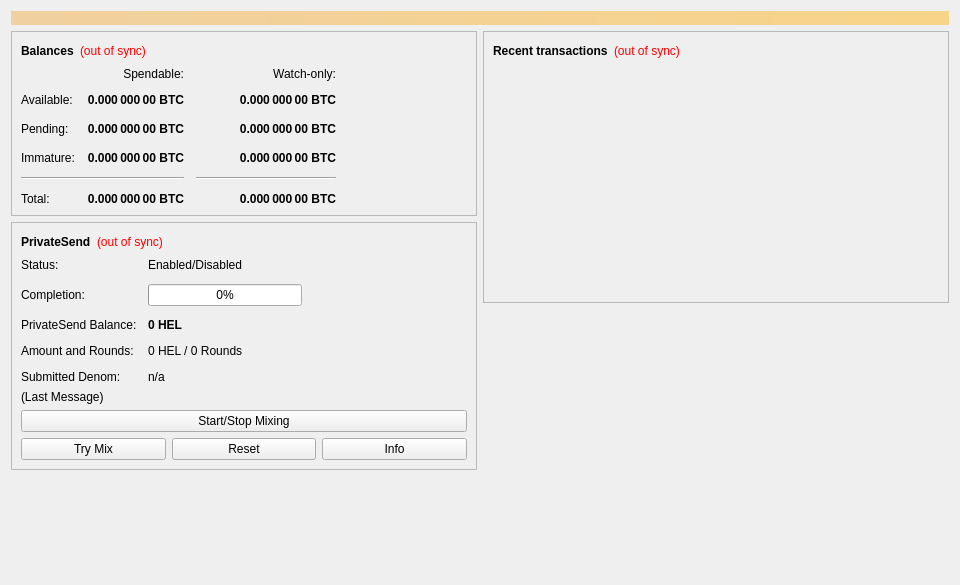
<?xml version="1.0" encoding="UTF-8"?>
<ui version="4.0">
 <class>OverviewPage</class>
 <widget class="QWidget" name="OverviewPage">
  <property name="geometry">
   <rect>
    <x>0</x>
    <y>0</y>
    <width>960</width>
    <height>585</height>
   </rect>
  </property>
  <property name="minimumSize">
   <size>
    <width>960</width>
    <height>0</height>
   </size>
  </property>
  <property name="windowTitle">
   <string>Form</string>
  </property>
  <layout class="QVBoxLayout" name="topLayout">
   <item>
    <widget class="QLabel" name="labelAlerts">
     <property name="visible">
      <bool>false</bool>
     </property>
     <property name="styleSheet">
      <string notr="true">QLabel { background-color: qlineargradient(x1: 0, y1: 0, x2: 1, y2: 0, stop:0 #F0D0A0, stop:1 #F8D488); color:#000000; }</string>
     </property>
     <property name="wordWrap">
      <bool>true</bool>
     </property>
     <property name="margin">
      <number>3</number>
     </property>
     <property name="textInteractionFlags">
      <set>Qt::TextSelectableByMouse</set>
     </property>
    </widget>
   </item>
   <item>
    <layout class="QHBoxLayout" name="horizontalLayout" stretch="1,1">
     <item>
      <layout class="QVBoxLayout" name="verticalLayout_2">
       <item>
        <widget class="QFrame" name="frame">
         <property name="frameShape">
          <enum>QFrame::StyledPanel</enum>
         </property>
         <property name="frameShadow">
          <enum>QFrame::Raised</enum>
         </property>
         <layout class="QVBoxLayout" name="verticalLayout_4">
          <item>
           <layout class="QHBoxLayout" name="horizontalLayout_4">
            <item>
             <widget class="QLabel" name="label_5">
              <property name="font">
               <font>
                <weight>75</weight>
                <bold>true</bold>
               </font>
              </property>
              <property name="text">
               <string>Balances</string>
              </property>
             </widget>
            </item>
            <item>
             <widget class="QLabel" name="labelWalletStatus">
              <property name="toolTip">
               <string>The displayed information may be out of date. Your wallet automatically synchronizes with the Hellar network after a connection is established, but this process has not completed yet.</string>
              </property>
              <property name="styleSheet">
               <string notr="true">QLabel { color: red; }</string>
              </property>
              <property name="text">
               <string notr="true">(out of sync)</string>
              </property>
              <property name="alignment">
               <set>Qt::AlignLeading|Qt::AlignLeft|Qt::AlignVCenter</set>
              </property>
             </widget>
            </item>
            <item>
             <spacer name="horizontalSpacer_3">
              <property name="orientation">
               <enum>Qt::Horizontal</enum>
              </property>
              <property name="sizeHint" stdset="0">
               <size>
                <width>40</width>
                <height>20</height>
               </size>
              </property>
             </spacer>
            </item>
           </layout>
          </item>
          <item>
           <layout class="QGridLayout" name="gridLayout">
            <property name="spacing">
             <number>12</number>
            </property>
            <item row="2" column="2">
             <widget class="QLabel" name="labelWatchPending">
              <property name="font">
               <font>
                <weight>75</weight>
                <bold>true</bold>
               </font>
              </property>
              <property name="cursor">
               <cursorShape>IBeamCursor</cursorShape>
              </property>
              <property name="toolTip">
               <string>Unconfirmed transactions to watch-only addresses</string>
              </property>
              <property name="text">
               <string notr="true">0.000 000 00 BTC</string>
              </property>
              <property name="alignment">
               <set>Qt::AlignRight|Qt::AlignTrailing|Qt::AlignVCenter</set>
              </property>
              <property name="textInteractionFlags">
               <set>Qt::LinksAccessibleByMouse|Qt::TextSelectableByKeyboard|Qt::TextSelectableByMouse</set>
              </property>
             </widget>
            </item>
            <item row="2" column="1">
             <widget class="QLabel" name="labelUnconfirmed">
              <property name="font">
               <font>
                <weight>75</weight>
                <bold>true</bold>
               </font>
              </property>
              <property name="cursor">
               <cursorShape>IBeamCursor</cursorShape>
              </property>
              <property name="toolTip">
               <string>Total of transactions that have yet to be confirmed, and do not yet count toward the spendable balance</string>
              </property>
              <property name="text">
               <string notr="true">0.000 000 00 BTC</string>
              </property>
              <property name="alignment">
               <set>Qt::AlignRight|Qt::AlignTrailing|Qt::AlignVCenter</set>
              </property>
              <property name="textInteractionFlags">
               <set>Qt::LinksAccessibleByMouse|Qt::TextSelectableByKeyboard|Qt::TextSelectableByMouse</set>
              </property>
             </widget>
            </item>
            <item row="3" column="2">
             <widget class="QLabel" name="labelWatchImmature">
              <property name="font">
               <font>
                <weight>75</weight>
                <bold>true</bold>
               </font>
              </property>
              <property name="cursor">
               <cursorShape>IBeamCursor</cursorShape>
              </property>
              <property name="toolTip">
               <string>Mined balance in watch-only addresses that has not yet matured</string>
              </property>
              <property name="text">
               <string notr="true">0.000 000 00 BTC</string>
              </property>
              <property name="alignment">
               <set>Qt::AlignRight|Qt::AlignTrailing|Qt::AlignVCenter</set>
              </property>
              <property name="textInteractionFlags">
               <set>Qt::LinksAccessibleByMouse|Qt::TextSelectableByKeyboard|Qt::TextSelectableByMouse</set>
              </property>
             </widget>
            </item>
            <item row="4" column="0" colspan="2">
             <widget class="Line" name="lineSpendableBalance">
              <property name="orientation">
               <enum>Qt::Horizontal</enum>
              </property>
             </widget>
            </item>
            <item row="4" column="2">
             <widget class="Line" name="lineWatchBalance">
              <property name="sizePolicy">
               <sizepolicy hsizetype="Preferred" vsizetype="Fixed">
                <horstretch>0</horstretch>
                <verstretch>0</verstretch>
               </sizepolicy>
              </property>
              <property name="minimumSize">
               <size>
                <width>140</width>
                <height>0</height>
               </size>
              </property>
              <property name="orientation">
               <enum>Qt::Horizontal</enum>
              </property>
             </widget>
            </item>
            <item row="5" column="0">
             <widget class="QLabel" name="labelTotalText">
              <property name="text">
               <string>Total:</string>
              </property>
             </widget>
            </item>
            <item row="3" column="1">
             <widget class="QLabel" name="labelImmature">
              <property name="font">
               <font>
                <weight>75</weight>
                <bold>true</bold>
               </font>
              </property>
              <property name="cursor">
               <cursorShape>IBeamCursor</cursorShape>
              </property>
              <property name="toolTip">
               <string>Mined balance that has not yet matured</string>
              </property>
              <property name="text">
               <string notr="true">0.000 000 00 BTC</string>
              </property>
              <property name="alignment">
               <set>Qt::AlignRight|Qt::AlignTrailing|Qt::AlignVCenter</set>
              </property>
              <property name="textInteractionFlags">
               <set>Qt::LinksAccessibleByMouse|Qt::TextSelectableByKeyboard|Qt::TextSelectableByMouse</set>
              </property>
             </widget>
            </item>
            <item row="2" column="3">
             <spacer name="horizontalSpacer_2">
              <property name="orientation">
               <enum>Qt::Horizontal</enum>
              </property>
              <property name="sizeHint" stdset="0">
               <size>
                <width>40</width>
                <height>20</height>
               </size>
              </property>
             </spacer>
            </item>
            <item row="3" column="0">
             <widget class="QLabel" name="labelImmatureText">
              <property name="text">
               <string>Immature:</string>
              </property>
             </widget>
            </item>
            <item row="5" column="1">
             <widget class="QLabel" name="labelTotal">
              <property name="font">
               <font>
                <weight>75</weight>
                <bold>true</bold>
               </font>
              </property>
              <property name="cursor">
               <cursorShape>IBeamCursor</cursorShape>
              </property>
              <property name="toolTip">
               <string>Your current total balance</string>
              </property>
              <property name="text">
               <string notr="true">0.000 000 00 BTC</string>
              </property>
              <property name="alignment">
               <set>Qt::AlignRight|Qt::AlignTrailing|Qt::AlignVCenter</set>
              </property>
              <property name="textInteractionFlags">
               <set>Qt::LinksAccessibleByMouse|Qt::TextSelectableByKeyboard|Qt::TextSelectableByMouse</set>
              </property>
             </widget>
            </item>
            <item row="5" column="2">
             <widget class="QLabel" name="labelWatchTotal">
              <property name="font">
               <font>
                <weight>75</weight>
                <bold>true</bold>
               </font>
              </property>
              <property name="cursor">
               <cursorShape>IBeamCursor</cursorShape>
              </property>
              <property name="toolTip">
               <string>Current total balance in watch-only addresses</string>
              </property>
              <property name="text">
               <string notr="true">0.000 000 00 BTC</string>
              </property>
              <property name="alignment">
               <set>Qt::AlignRight|Qt::AlignTrailing|Qt::AlignVCenter</set>
              </property>
              <property name="textInteractionFlags">
               <set>Qt::LinksAccessibleByMouse|Qt::TextSelectableByKeyboard|Qt::TextSelectableByMouse</set>
              </property>
             </widget>
            </item>
            <item row="0" column="2">
             <widget class="QLabel" name="labelWatchonly">
              <property name="text">
               <string>Watch-only:</string>
              </property>
              <property name="alignment">
               <set>Qt::AlignRight|Qt::AlignTrailing|Qt::AlignVCenter</set>
              </property>
             </widget>
            </item>
            <item row="1" column="0">
             <widget class="QLabel" name="labelBalanceText">
              <property name="text">
               <string>Available:</string>
              </property>
             </widget>
            </item>
            <item row="1" column="1">
             <widget class="QLabel" name="labelBalance">
              <property name="font">
               <font>
                <weight>75</weight>
                <bold>true</bold>
               </font>
              </property>
              <property name="cursor">
               <cursorShape>IBeamCursor</cursorShape>
              </property>
              <property name="toolTip">
               <string>Your current spendable balance</string>
              </property>
              <property name="text">
               <string notr="true">0.000 000 00 BTC</string>
              </property>
              <property name="alignment">
               <set>Qt::AlignRight|Qt::AlignTrailing|Qt::AlignVCenter</set>
              </property>
              <property name="textInteractionFlags">
               <set>Qt::LinksAccessibleByMouse|Qt::TextSelectableByKeyboard|Qt::TextSelectableByMouse</set>
              </property>
             </widget>
            </item>
            <item row="1" column="2">
             <widget class="QLabel" name="labelWatchAvailable">
              <property name="font">
               <font>
                <weight>75</weight>
                <bold>true</bold>
               </font>
              </property>
              <property name="cursor">
               <cursorShape>IBeamCursor</cursorShape>
              </property>
              <property name="toolTip">
               <string>Your current balance in watch-only addresses</string>
              </property>
              <property name="text">
               <string notr="true">0.000 000 00 BTC</string>
              </property>
              <property name="alignment">
               <set>Qt::AlignRight|Qt::AlignTrailing|Qt::AlignVCenter</set>
              </property>
              <property name="textInteractionFlags">
               <set>Qt::LinksAccessibleByMouse|Qt::TextSelectableByKeyboard|Qt::TextSelectableByMouse</set>
              </property>
             </widget>
            </item>
            <item row="2" column="0">
             <widget class="QLabel" name="labelPendingText">
              <property name="text">
               <string>Pending:</string>
              </property>
             </widget>
            </item>
            <item row="0" column="1">
             <widget class="QLabel" name="labelSpendable">
              <property name="text">
               <string>Spendable:</string>
              </property>
              <property name="alignment">
               <set>Qt::AlignRight|Qt::AlignTrailing|Qt::AlignVCenter</set>
              </property>
             </widget>
            </item>
           </layout>
          </item>
         </layout>
        </widget>
       </item>
       <item>
        <widget class="QFrame" name="framePrivateSend">
         <property name="layoutDirection">
          <enum>Qt::LeftToRight</enum>
         </property>
         <property name="frameShape">
          <enum>QFrame::StyledPanel</enum>
         </property>
         <property name="frameShadow">
          <enum>QFrame::Raised</enum>
         </property>
         <layout class="QVBoxLayout" name="VerticalLayout_PS1">
          <item>
           <layout class="QHBoxLayout" name="horizontalLayout_5">
            <item>
             <widget class="QLabel" name="labelPrivateSendHeader">
              <property name="font">
               <font>
                <weight>75</weight>
                <bold>true</bold>
               </font>
              </property>
              <property name="text">
               <string>PrivateSend</string>
              </property>
             </widget>
            </item>
            <item>
             <widget class="QLabel" name="labelPrivateSendSyncStatus">
              <property name="toolTip">
               <string>The displayed information may be out of date. Your wallet automatically synchronizes with the Hellar network after a connection is established, but this process has not completed yet.</string>
              </property>
              <property name="styleSheet">
               <string notr="true">QLabel { color: red; }</string>
              </property>
              <property name="text">
               <string notr="true">(out of sync)</string>
              </property>
              <property name="alignment">
               <set>Qt::AlignLeading|Qt::AlignLeft|Qt::AlignVCenter</set>
              </property>
             </widget>
            </item>
            <item>
             <spacer name="horizontalSpacer_4">
              <property name="orientation">
               <enum>Qt::Horizontal</enum>
              </property>
              <property name="sizeHint" stdset="0">
               <size>
                <width>40</width>
                <height>20</height>
               </size>
              </property>
             </spacer>
            </item>
           </layout>
          </item>
          <item>
           <layout class="QFormLayout" name="privateSendFormLayout">
            <property name="fieldGrowthPolicy">
             <enum>QFormLayout::AllNonFixedFieldsGrow</enum>
            </property>
            <property name="horizontalSpacing">
             <number>11</number>
            </property>
            <property name="verticalSpacing">
             <number>12</number>
            </property>
            <item row="0" column="0">
             <widget class="QLabel" name="labelPrivateSendEnabledText">
              <property name="text">
               <string>Status:</string>
              </property>
             </widget>
            </item>
            <item row="0" column="1">
             <widget class="QLabel" name="labelPrivateSendEnabled">
              <property name="text">
               <string>Enabled/Disabled</string>
              </property>
             </widget>
            </item>
            <item row="1" column="0">
             <widget class="QLabel" name="labelCompletitionText">
              <property name="text">
               <string>Completion:</string>
              </property>
             </widget>
            </item>
            <item row="1" column="1">
             <widget class="QProgressBar" name="privateSendProgress">
              <property name="maximumSize">
               <size>
                <width>154</width>
                <height>16777215</height>
               </size>
              </property>
              <property name="value">
               <number>0</number>
              </property>
             </widget>
            </item>
            <item row="2" column="0">
             <widget class="QLabel" name="labelAnonymizedText">
              <property name="text">
               <string>PrivateSend Balance:</string>
              </property>
             </widget>
            </item>
            <item row="2" column="1">
             <widget class="QLabel" name="labelAnonymized">
              <property name="font">
               <font>
                <weight>75</weight>
                <bold>true</bold>
               </font>
              </property>
              <property name="text">
               <string notr="true">0 HEL</string>
              </property>
             </widget>
            </item>
            <item row="3" column="0">
             <widget class="QLabel" name="labelAmountAndRoundsText">
              <property name="text">
               <string>Amount and Rounds:</string>
              </property>
             </widget>
            </item>
            <item row="3" column="1">
             <widget class="QLabel" name="labelAmountRounds">
              <property name="text">
               <string>0 HEL / 0 Rounds</string>
              </property>
             </widget>
            </item>
            <item row="4" column="0">
             <widget class="QLabel" name="labelSubmittedDenomText">
              <property name="text">
               <string>Submitted Denom:</string>
              </property>
             </widget>
            </item>
            <item row="4" column="1">
             <widget class="QLabel" name="labelSubmittedDenom">
              <property name="toolTip">
               <string>The denominations you submitted to the Masternode.&lt;br&gt;To mix, other users must submit the exact same denominations.</string>
              </property>
              <property name="text">
               <string>n/a</string>
              </property>
             </widget>
            </item>
           </layout>
          </item>
          <item>
           <layout class="QVBoxLayout" name="VerticalLayout_PS">
            <item>
             <widget class="QLabel" name="labelPrivateSendLastMessage">
              <property name="text">
               <string>(Last Message)</string>
              </property>
              <property name="alignment">
               <set>Qt::AlignLeading|Qt::AlignLeft|Qt::AlignTop</set>
              </property>
              <property name="wordWrap">
               <bool>true</bool>
              </property>
             </widget>
            </item>
            <item>
             <widget class="QPushButton" name="togglePrivateSend">
              <property name="sizePolicy">
               <sizepolicy hsizetype="MinimumExpanding" vsizetype="Fixed">
                <horstretch>0</horstretch>
                <verstretch>0</verstretch>
               </sizepolicy>
              </property>
              <property name="text">
               <string>Start/Stop Mixing</string>
              </property>
             </widget>
            </item>
            <item>
             <layout class="QHBoxLayout" name="horizontalLayout_debugbuttons">
              <item>
               <widget class="QPushButton" name="privateSendAuto">
                <property name="sizePolicy">
                 <sizepolicy hsizetype="MinimumExpanding" vsizetype="Fixed">
                  <horstretch>0</horstretch>
                  <verstretch>0</verstretch>
                 </sizepolicy>
                </property>
                <property name="toolTip">
                 <string>Try to manually submit a PrivateSend request.</string>
                </property>
                <property name="text">
                 <string>Try Mix</string>
                </property>
               </widget>
              </item>
              <item>
               <widget class="QPushButton" name="privateSendReset">
                <property name="sizePolicy">
                 <sizepolicy hsizetype="MinimumExpanding" vsizetype="Fixed">
                  <horstretch>0</horstretch>
                  <verstretch>0</verstretch>
                 </sizepolicy>
                </property>
                <property name="toolTip">
                 <string>Reset the current status of PrivateSend (can interrupt PrivateSend if it's in the process of Mixing, which can cost you money!)</string>
                </property>
                <property name="autoFillBackground">
                 <bool>false</bool>
                </property>
                <property name="text">
                 <string>Reset</string>
                </property>
               </widget>
              </item>
              <item>
               <widget class="QPushButton" name="privateSendInfo">
                <property name="sizePolicy">
                 <sizepolicy hsizetype="MinimumExpanding" vsizetype="Fixed">
                  <horstretch>0</horstretch>
                  <verstretch>0</verstretch>
                 </sizepolicy>
                </property>
                <property name="toolTip">
                 <string>Information about PrivateSend and Mixing</string>
                </property>
                <property name="text">
                 <string>Info</string>
                </property>
               </widget>
              </item>
             </layout>
            </item>
           </layout>
          </item>
         </layout>
        </widget>
       </item>
       <item>
        <spacer name="verticalSpacer">
         <property name="orientation">
          <enum>Qt::Vertical</enum>
         </property>
         <property name="sizeHint" stdset="0">
          <size>
           <width>20</width>
           <height>40</height>
          </size>
         </property>
        </spacer>
       </item>
      </layout>
     </item>
     <item>
      <layout class="QVBoxLayout" name="verticalLayout_3">
       <item>
        <widget class="QFrame" name="frame_2">
         <property name="frameShape">
          <enum>QFrame::StyledPanel</enum>
         </property>
         <property name="frameShadow">
          <enum>QFrame::Raised</enum>
         </property>
         <layout class="QVBoxLayout" name="verticalLayout">
          <item>
           <layout class="QHBoxLayout" name="horizontalLayout_2">
            <item>
             <widget class="QLabel" name="label_4">
              <property name="font">
               <font>
                <weight>75</weight>
                <bold>true</bold>
               </font>
              </property>
              <property name="text">
               <string>Recent transactions</string>
              </property>
             </widget>
            </item>
            <item>
             <widget class="QLabel" name="labelTransactionsStatus">
              <property name="toolTip">
               <string>The displayed information may be out of date. Your wallet automatically synchronizes with the Hellar network after a connection is established, but this process has not completed yet.</string>
              </property>
              <property name="styleSheet">
               <string notr="true">QLabel { color: red; }</string>
              </property>
              <property name="text">
               <string notr="true">(out of sync)</string>
              </property>
              <property name="alignment">
               <set>Qt::AlignLeading|Qt::AlignLeft|Qt::AlignVCenter</set>
              </property>
             </widget>
            </item>
            <item>
             <spacer name="horizontalSpacer">
              <property name="orientation">
               <enum>Qt::Horizontal</enum>
              </property>
              <property name="sizeHint" stdset="0">
               <size>
                <width>40</width>
                <height>20</height>
               </size>
              </property>
             </spacer>
            </item>
           </layout>
          </item>
          <item>
           <widget class="QListView" name="listTransactions">
            <property name="styleSheet">
             <string notr="true">QListView { background: transparent; }</string>
            </property>
            <property name="frameShape">
             <enum>QFrame::NoFrame</enum>
            </property>
            <property name="verticalScrollBarPolicy">
             <enum>Qt::ScrollBarAlwaysOff</enum>
            </property>
            <property name="horizontalScrollBarPolicy">
             <enum>Qt::ScrollBarAlwaysOff</enum>
            </property>
            <property name="selectionMode">
             <enum>QAbstractItemView::NoSelection</enum>
            </property>
           </widget>
          </item>
         </layout>
        </widget>
       </item>
       <item>
        <spacer name="verticalSpacer_2">
         <property name="orientation">
          <enum>Qt::Vertical</enum>
         </property>
         <property name="sizeHint" stdset="0">
          <size>
           <width>20</width>
           <height>40</height>
          </size>
         </property>
        </spacer>
       </item>
      </layout>
     </item>
    </layout>
   </item>
  </layout>
 </widget>
 <resources/>
 <connections/>
</ui>
